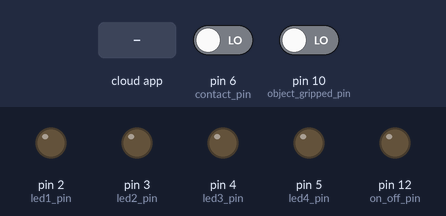
Simulated run of this sketch. Board: Arduino Uno, built with avr-gcc and run on an emulated ATmega328P. Shown: output pins drawn as LEDs (lit = HIGH). The test bench sets the inputs (shaded band); at power-on: pin 6 (contact_pin) LOW, pin 10 (object_gripped_pin) LOW. The ROS host is connected and sends only what is stated; what the sketch prints to the serial monitor is not drawn.

Above: at 1.2 s.
1.3 s: the phone or cloud app sets switch_on_off to 1
At 1.8 s:
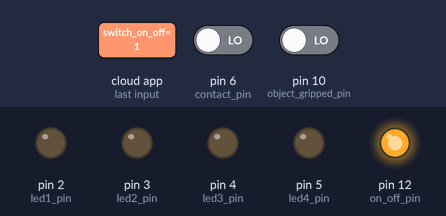
2.8 s: the phone or cloud app sets led1_on_off to 1
At 3.2 s:
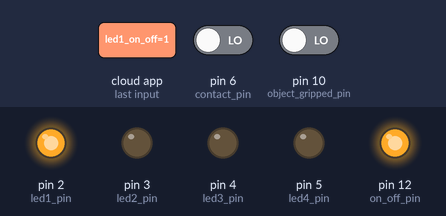
4.3 s: the phone or cloud app sets led2_on_off to 1
At 4.7 s:
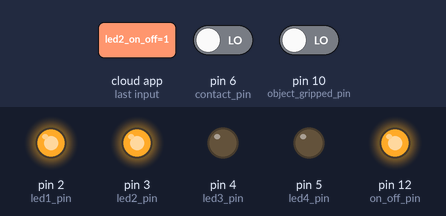
5.8 s: the phone or cloud app sets led3_on_off to 1
At 6.1 s:
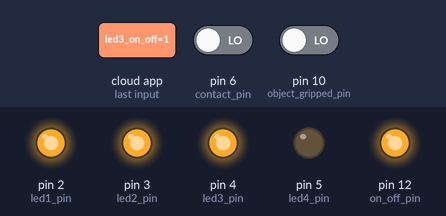
7.3 s: the phone or cloud app sets led4_on_off to 1
At 8.5 s:
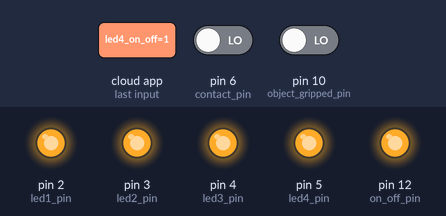
8.8 s: the phone or cloud app sets switch_on_off to 0
At 10.2 s:
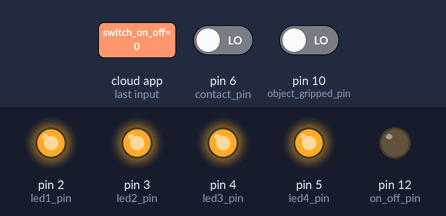
Timing chart, 0 to 11.3 s (numbered marks = the images above; inputs shaded):
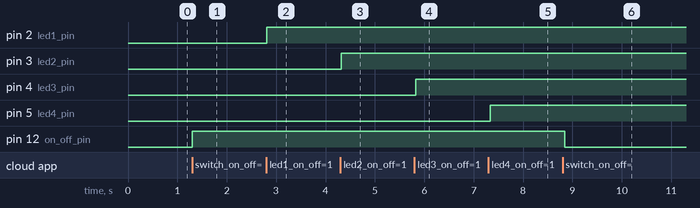

The sketch:

Sensors.ino
```cpp
/*
 * Vacuum Gripper Controler
 * - power On/Off the Vacuum Gripper (VG)
 * - get information about if contact between VG and the objects on the ground
 * - get information about if an object is gripped
 */

#include <ros.h>
#include <std_msgs/Empty.h>
#include <std_msgs/Float32.h>
#include <std_msgs/Bool.h>
#include <std_msgs/String.h>

ros::NodeHandle  nh;
std_msgs::Bool object_gripped_msg;
std_msgs::Bool contact_msg;

const int on_off_pin = 12;  // Used to switch on/off the Vacuum Gripper
const int led1_pin = 2;
const int led2_pin = 3;
const int led3_pin = 4;
const int led4_pin = 5;

const int object_gripped_pin = 10;  // Used to read if the Vacuum Gripper has got an object
//const int distance_pin = 8;   // Used to read the distance between Vacuum Gripper and objects
const int contact_pin = 6;   // Used to read the distance between Vacuum Gripper and objects

boolean contact;

void onOffMsgCb( const std_msgs::Bool& toggle_msg);
void onOffMsgLed1( const std_msgs::Bool& toggle_msg);
void onOffMsgLed2( const std_msgs::Bool& toggle_msg);
void onOffMsgLed3( const std_msgs::Bool& toggle_msg);
void onOffMsgLed4( const std_msgs::Bool& toggle_msg);

ros::Subscriber<std_msgs::Bool> sub_on_off("switch_on_off", &onOffMsgCb );

ros::Subscriber<std_msgs::Bool> led1_on_off("led1_on_off", &onOffMsgLed1 );
ros::Subscriber<std_msgs::Bool> led2_on_off("led2_on_off", &onOffMsgLed2 );
ros::Subscriber<std_msgs::Bool> led3_on_off("led3_on_off", &onOffMsgLed3 );
ros::Subscriber<std_msgs::Bool> led4_on_off("led4_on_off", &onOffMsgLed4 );

ros::Publisher pub_object_gripped( "object_gripped", &object_gripped_msg);
ros::Publisher pub_contact( "contact", &contact_msg);

void onOffMsgCb( const std_msgs::Bool& toggle_msg){
  if (toggle_msg.data){
    digitalWrite(on_off_pin, HIGH);
    digitalWrite(LED_BUILTIN, HIGH);
  } else {
    digitalWrite(on_off_pin, LOW);
    digitalWrite(LED_BUILTIN, LOW);
  }
}

void onOffMsgLed1( const std_msgs::Bool& toggle_msg){
  if (toggle_msg.data){
    digitalWrite(led1_pin, HIGH);
    digitalWrite(LED_BUILTIN, HIGH);
  } else {
    digitalWrite(led1_pin, LOW);
    digitalWrite(LED_BUILTIN, LOW);
  }
}

void onOffMsgLed2( const std_msgs::Bool& toggle_msg){
  if (toggle_msg.data){
    digitalWrite(led2_pin, HIGH);
    digitalWrite(LED_BUILTIN, HIGH);
  } else {
    digitalWrite(led2_pin, LOW);
    digitalWrite(LED_BUILTIN, LOW);
  }
}

void onOffMsgLed3( const std_msgs::Bool& toggle_msg){
  if (toggle_msg.data){
    digitalWrite(led3_pin, HIGH);
    digitalWrite(LED_BUILTIN, HIGH);
  } else {
    digitalWrite(led3_pin, LOW);
    digitalWrite(LED_BUILTIN, LOW);
  }
}

void onOffMsgLed4( const std_msgs::Bool& toggle_msg){
  if (toggle_msg.data){
    digitalWrite(led4_pin, HIGH);
    digitalWrite(LED_BUILTIN, HIGH);
  } else {
    digitalWrite(led4_pin, LOW);
    digitalWrite(LED_BUILTIN, LOW);
  }
}

void setup()
{
  Serial.begin(57600);
  // Serial.println("Serial prepared");

  nh.initNode();
  nh.subscribe(sub_on_off);

  nh.subscribe(led1_on_off);
  nh.subscribe(led2_on_off);
  nh.subscribe(led3_on_off);
  nh.subscribe(led4_on_off);

  nh.advertise(pub_object_gripped);
  nh.advertise(pub_contact);

  pinMode(on_off_pin, OUTPUT);

  pinMode(led1_pin, OUTPUT);
  pinMode(led2_pin, OUTPUT);
  pinMode(led3_pin, OUTPUT);
  pinMode(led4_pin, OUTPUT);

  pinMode(contact_pin, INPUT);
  pinMode(object_gripped_pin, INPUT);
  randomSeed(analogRead(1));
}

void loop()
{
  boolean object_gripped = (digitalRead(object_gripped_pin) == HIGH);
  object_gripped_msg.data = object_gripped;
  Serial.println(object_gripped_msg.data);
  pub_object_gripped.publish(&object_gripped_msg);

  contact = (digitalRead(contact_pin) == HIGH);
  contact_msg.data = contact;
  pub_contact.publish(&contact_msg);

  nh.spinOnce();

  delay(50);
}
```

Measured:
- after the input at 1.3 s, pin 12 (on_off_pin): LOW → HIGH at once
- after the input at 2.8 s, pin 2 (led1_pin): LOW → HIGH at once
- after the input at 4.3 s, pin 3 (led2_pin): LOW → HIGH at once
- after the input at 5.8 s, pin 4 (led3_pin): LOW → HIGH at once
- after the input at 7.3 s, pin 5 (led4_pin): LOW → HIGH at once
- after the input at 8.8 s, pin 12 (on_off_pin): HIGH → LOW after 0.05 s
